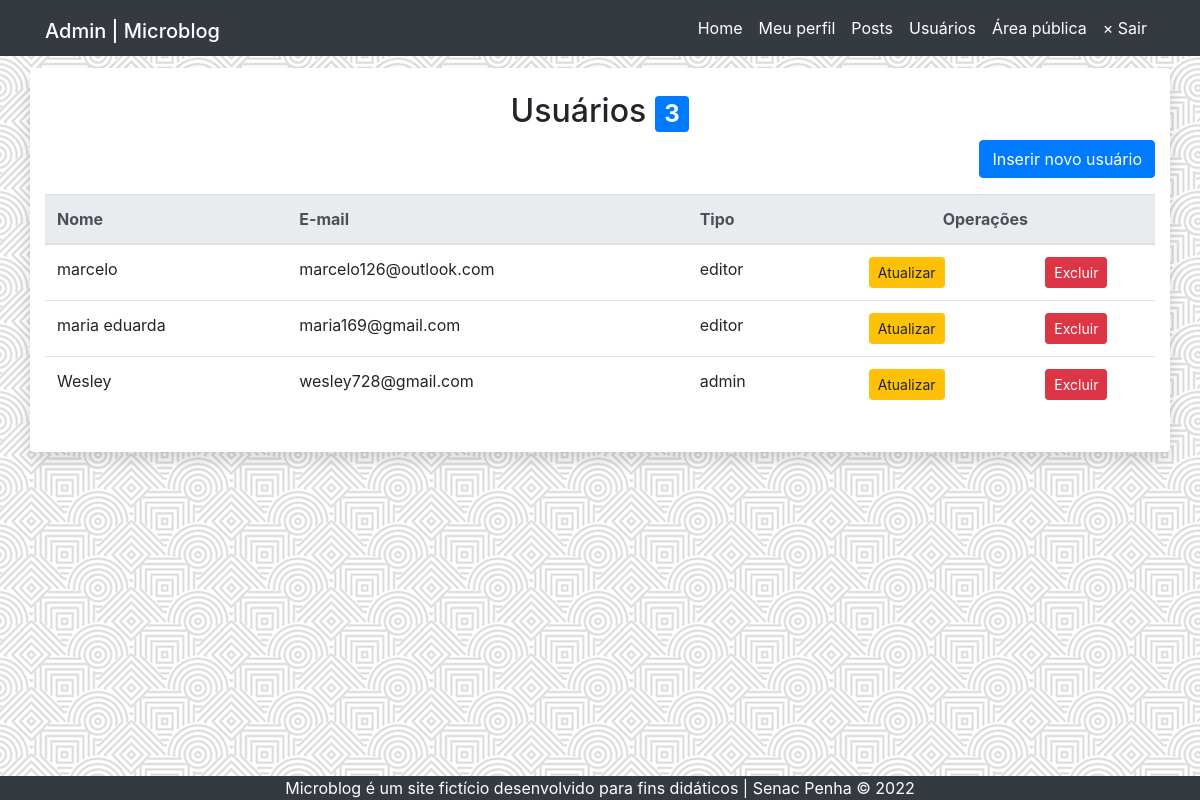
The app's page /admin/usuarios.php (signed in) with its own data.
### tables this page shows
CREATE TABLE `usuarios` (
  `id` smallint(6) NOT NULL,
  `nome` varchar(45) NOT NULL,
  `email` varchar(40) NOT NULL,
  `senha` varchar(255) NOT NULL,
  `tipo` enum('admin','editor') NOT NULL
);

### inc/funcoes-usuarios.php (called while the page is built, shortened)
<?php
function lerUsuarios(mysqli $conexao){
    $sql = "SELECT id, email, nome, tipo FROM usuarios ORDER BY nome";
    $resultado = mysqli_query($conexao, $sql) or die(mysqli_error($conexao));
    $usuarios = [];
    while($usuario = mysqli_fetch_assoc($resultado)){
        array_push($usuarios, $usuario);
    }
    return $usuarios;
}

### admin/usuarios.php (the view, shortened to what this page needs)
<?php
require "../inc/funcoes-usuarios.php";
require "../inc/cabecalho-admin.php";
$usuarios = lerUsuarios($conexao);
$quantidade = count($usuarios);
?>
<div class="row">
	<article class="col-12 bg-white rounded shadow my-1 py-4">
		<h2 class="text-center">
		Usuários <span class="badge badge-primary"><?=$quantidade?></span>
		</h2>
		<p class="lead text-right">
				<a class="btn btn-primary" href="usuario-insere.php">Inserir novo usuário</a>
		</p>
		<div class="table-responsive">
			<table class="table table-hover">
				<thead class="thead-light">
					<tr>
						<th>Nome</th>
						<th>E-mail</th>
						<th>Tipo</th>
						<th colspan="2" class="text-center">Operações</th>
					</tr>
				</thead>
				<tbody>
<?php foreach($usuarios as $usuario ) { ?>
					<tr>
						<td> <?=$usuario['nome']?> </td>
						<td> <?=$usuario['email']?> </td>
						<td> <?=$usuario['tipo']?> </td>
						<td class="text-center">
							<a class="btn btn-warning btn-sm"
							href="usuario-atualiza.php?id=<?=$usuario['id']?>">
							Atualizar
							</a>
						</td>
						<td class="text-center">
							<a class="btn btn-danger btn-sm excluir"
							href="usuario-exclui.php?id=<?=$usuario['id']?>">
								Excluir
							</a>
						</td>
					</tr>
<?php } ?>
				</tbody>
			</table>
	</div>
	</article>
</div>
<?php require "../inc/rodape-admin.php"; ?>

### css/style.css (style rules this page uses)
body { display: flex; min-height: 100vh; flex-direction: column; background-image: url(../imagens/textura.png); background-attachment: fixed; }

### records on screen
usuarios: nome "marcelo", email "marcelo126@outlook.com", tipo "editor"
usuarios: nome "maria eduarda", email "maria169@gmail.com", tipo "editor"
usuarios: nome "Wesley", email "wesley728@gmail.com", tipo "admin"

### other values on screen
$quantidade "3"
